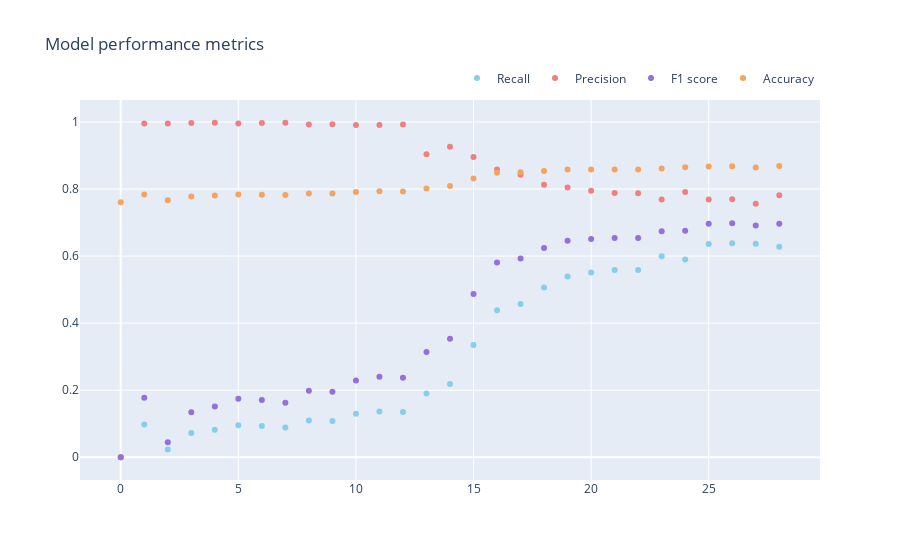

Write notebook code for a chart like this one.
### Code cell
def eval_metrics_graph(df_metrics, labels, colors, title):
    fig = go.Figure()
    for i, (color, label) in enumerate(zip(colors,labels)):
        fig.add_trace(
            go.Scatter(
                name = label.capitalize(),
                x= df_metrics.index, 
                y= df_metrics[label], 
                customdata = df_metrics.model,
                mode = 'markers',
                marker_color = color,
                hovertemplate = "<br>".join([
                    "Ranking: %{x}",
                    label.capitalize() +" (test): %{y:,.3f}",
                    "Model: %{customdata}",
                ])
        ))
    fig.update_layout(
        legend=dict(
            orientation="h",
            yanchor="bottom",
            y=1.02,
            xanchor="right",
            x=1
            ),
        title = title
    )
    return fig


metrics = [
    'recall', 
    'precision',
    'f1 score',
    'accuracy'
    ]
colors = ['SkyBlue','LightCoral','MediumPurple','SandyBrown']
title = 'Model performance metrics'
eval_metrics_graph(df_metrics_sorted, metrics, colors, title)

### Figure 1 — Plotly figure (JSON) as saved in the notebook; plotly's stock layout.template omitted (floating-point values rounded to 4 significant figures)
{"data": [{"customdata": ["RF", "LGBM", "RF", "RF", "RF", "RF", "RF", "RF", "RF", "RF", "RF", "RF", "RF", "RF", "LGBM", "LGBM", "LGBM", "LGBM", "LGBM", "LGBM", "LGBM", "GBM", "GBM", "LGBM", "GBM", "LGBM", "LGBM", "LGBM", "LGBM"], "hovertemplate": "Ranking: %{x}<br>Recall (test): %{y:,.3f}<br>Model: %{customdata}", "marker": {"color": "SkyBlue"}, "mode": "markers", "name": "Recall", "type": "scatter", "x": [0, 1, 2, 3, 4, 5, 6, 7, 8, 9, 10, 11, 12, 13, 14, 15, 16, 17, 18, 19, 20, 21, 22, 23, 24, 25, 26, 27, 28], "y": [0, 0.09754, 0.02299, 0.07209, 0.08203, 0.09551, 0.09316, 0.08866, 0.1099, 0.1081, 0.1294, 0.1368, 0.1349, 0.1902, 0.2182, 0.3344, 0.4386, 0.4573, 0.506, 0.539, 0.5507, 0.5584, 0.5586, 0.5997, 0.5898, 0.636, 0.6384, 0.6365, 0.6275]}, {"customdata": ["RF", "LGBM", "RF", "RF", "RF", "RF", "RF", "RF", "RF", "RF", "RF", "RF", "RF", "RF", "LGBM", "LGBM", "LGBM", "LGBM", "LGBM", "LGBM", "LGBM", "GBM", "GBM", "LGBM", "GBM", "LGBM", "LGBM", "LGBM", "LGBM"], "hovertemplate": "Ranking: %{x}<br>Precision (test): %{y:,.3f}<br>Model: %{customdata}", "marker": {"color": "LightCoral"}, "mode": "markers", "name": "Precision", "type": "scatter", "x": [0, 1, 2, 3, 4, 5, 6, 7, 8, 9, 10, 11, 12, 13, 14, 15, 16, 17, 18, 19, 20, 21, 22, 23, 24, 25, 26, 27, 28], "y": [0, 0.9956, 0.9954, 0.997, 0.9974, 0.9955, 0.9966, 0.9976, 0.9923, 0.9931, 0.991, 0.9907, 0.9921, 0.9039, 0.926, 0.8955, 0.8581, 0.8422, 0.8129, 0.8042, 0.7946, 0.7877, 0.7874, 0.7685, 0.7909, 0.769, 0.7691, 0.756, 0.7816]}, {"customdata": ["RF", "LGBM", "RF", "RF", "RF", "RF", "RF", "RF", "RF", "RF", "RF", "RF", "RF", "RF", "LGBM", "LGBM", "LGBM", "LGBM", "LGBM", "LGBM", "LGBM", "GBM", "GBM", "LGBM", "GBM", "LGBM", "LGBM", "LGBM", "LGBM"], "hovertemplate": "Ranking: %{x}<br>F1 score (test): %{y:,.3f}<br>Model: %{customdata}", "marker": {"color": "MediumPurple"}, "mode": "markers", "name": "F1 score", "type": "scatter", "x": [0, 1, 2, 3, 4, 5, 6, 7, 8, 9, 10, 11, 12, 13, 14, 15, 16, 17, 18, 19, 20, 21, 22, 23, 24, 25, 26, 27, 28], "y": [0, 0.1777, 0.04495, 0.1345, 0.1516, 0.1743, 0.1704, 0.1629, 0.198, 0.195, 0.2289, 0.2404, 0.2375, 0.3142, 0.3532, 0.487, 0.5805, 0.5928, 0.6237, 0.6455, 0.6505, 0.6535, 0.6536, 0.6737, 0.6757, 0.6962, 0.6977, 0.6911, 0.6961]}, {"customdata": ["RF", "LGBM", "RF", "RF", "RF", "RF", "RF", "RF", "RF", "RF", "RF", "RF", "RF", "RF", "LGBM", "LGBM", "LGBM", "LGBM", "LGBM", "LGBM", "LGBM", "GBM", "GBM", "LGBM", "GBM", "LGBM", "LGBM", "LGBM", "LGBM"], "hovertemplate": "Ranking: %{x}<br>Accuracy (test): %{y:,.3f}<br>Model: %{customdata}", "marker": {"color": "SandyBrown"}, "mode": "markers", "name": "Accuracy", "type": "scatter", "x": [0, 1, 2, 3, 4, 5, 6, 7, 8, 9, 10, 11, 12, 13, 14, 15, 16, 17, 18, 19, 20, 21, 22, 23, 24, 25, 26, 27, 28], "y": [0.7607, 0.7839, 0.7662, 0.7779, 0.7803, 0.7835, 0.7829, 0.7819, 0.7868, 0.7864, 0.7914, 0.7931, 0.7927, 0.8014, 0.8087, 0.8314, 0.8483, 0.8496, 0.8539, 0.8583, 0.8584, 0.8583, 0.8583, 0.861, 0.8645, 0.8672, 0.8676, 0.8638, 0.8689]}], "layout": {"legend": {"orientation": "h", "x": 1, "xanchor": "right", "y": 1.02, "yanchor": "bottom"}, "title": {"text": "Model performance metrics"}}}
